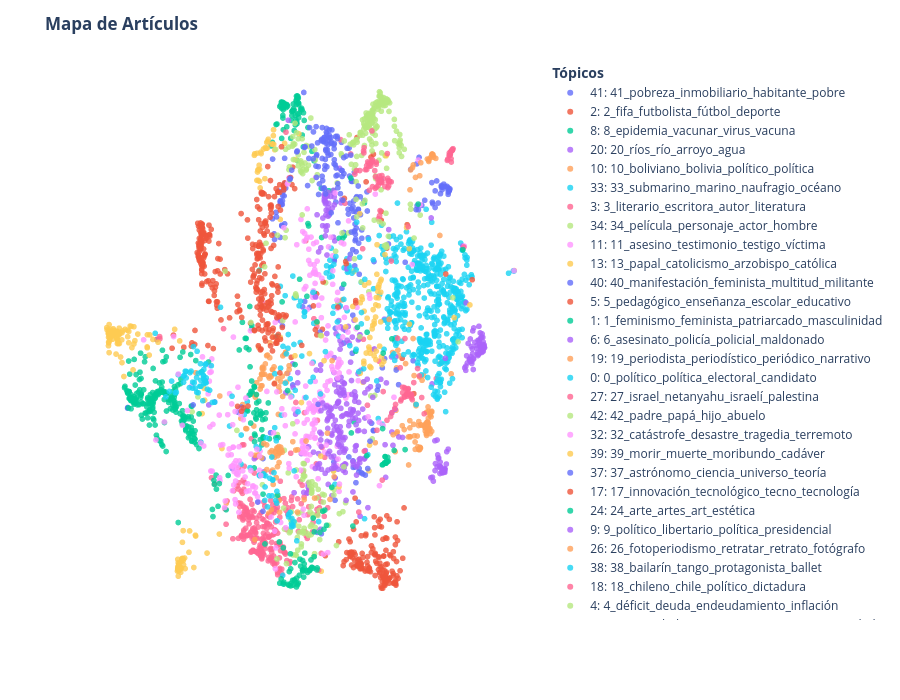

Write notebook code for a chart like this one.
### Code cell
# 1. Limpieza de taglines para evitar errores en el hover
clean_taglines = (
    df['tagline']
    .fillna("")
    .astype(str)
    .apply(lambda x: (x[:80] + "...") if len(x) > 83 else x)
    .replace("", "Sin bajada")
    .values
)

# 2. DataFrame base para visualización
plot_df = pd.DataFrame({
    'x': coords_2d[:, 0], 
    'y': coords_2d[:, 1],
    'topic': topics, 
    'title': df['title_text'].values,
    'tagline': clean_taglines
})

# FILTRO CLAVE: Excluir los outliers (-1) para que el gráfico no se sature de ruido gris
plot_df = plot_df[plot_df['topic'] != -1].copy()

# Mapeo de nombres limpios para la leyenda
plot_df['topic_name'] = plot_df['topic'].map(topic_names)
plot_df['topic_label'] = plot_df['topic'].astype(str) + ": " + plot_df['topic_name']

# Ordenar categorías estrictamente por ID de tópico positivo
topics_ordenados_validos = sorted(plot_df['topic'].unique())
categorias_ordenadas = [f"{t}: {topic_names[t]}" for t in topics_ordenados_validos]
plot_df['topic_label'] = pd.Categorical(plot_df['topic_label'], categories=categorias_ordenadas, ordered=True)

# 3. Gráfico de dispersión interactivo
fig = px.scatter(
    plot_df, 
    x='x', 
    y='y', 
    color='topic_label', 
    custom_data=['topic_label', 'title', 'tagline']
)

fig.update_traces(
    hovertemplate=(
        "<b>Tópico:</b> %{customdata[0]}<br>"
        "<b>Título:</b> %{customdata[1]}<br>"
        "<i>%{customdata[2]}</i>"
        "<extra></extra>"
    ), 
    marker=dict(size=6, opacity=0.8)
)

fig.update_layout(
    title="<b>Mapa de Artículos</b>", 
    plot_bgcolor='rgba(0,0,0,0)', 
    paper_bgcolor='#fff', 
    height=700,
    hovermode="closest",
    xaxis=dict(showticklabels=False, zeroline=False, showgrid=False, title=""),
    yaxis=dict(showticklabels=False, zeroline=False, showgrid=False, title=""),
    legend=dict(title="<b>Tópicos</b>", orientation="v", y=1, x=1.02)
)

fig.write_html(GRAFICOS_DIR / "03_espacio_documentos.html")
fig.show()
